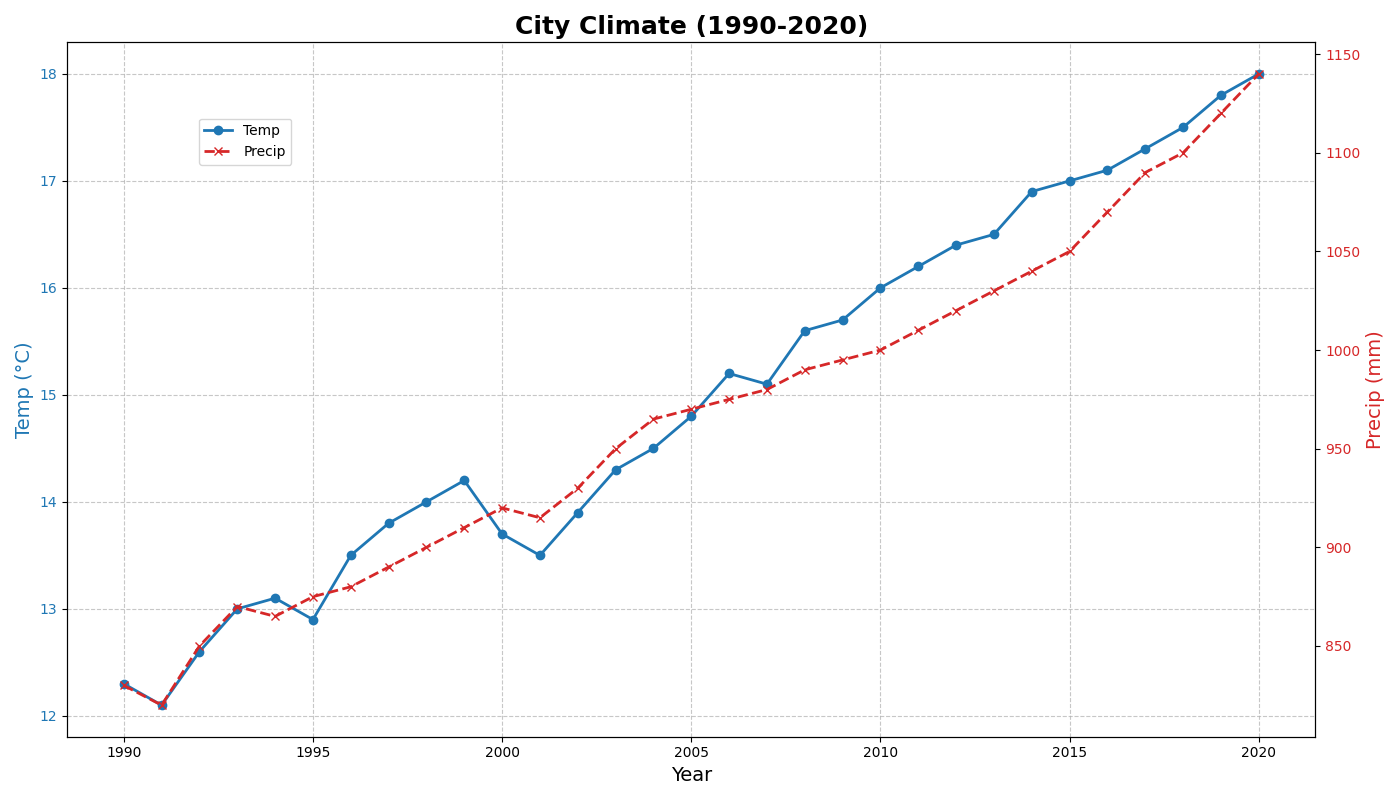

Source code (Python):
import numpy as np
import matplotlib.pyplot as plt

years = np.arange(1990, 2021)
avg_temp = np.array([12.3, 12.1, 12.6, 13.0, 13.1, 12.9, 13.5, 13.8, 14.0, 
                     14.2, 13.7, 13.5, 13.9, 14.3, 14.5, 14.8, 15.2, 15.1, 
                     15.6, 15.7, 16.0, 16.2, 16.4, 16.5, 16.9, 17.0, 17.1, 
                     17.3, 17.5, 17.8, 18.0])
avg_precip = np.array([830, 820, 850, 870, 865, 875, 880, 890, 900, 910, 
                       920, 915, 930, 950, 965, 970, 975, 980, 990, 995, 
                       1000, 1010, 1020, 1030, 1040, 1050, 1070, 1090, 
                       1100, 1120, 1140])

fig, ax1 = plt.subplots(figsize=(14, 8))

color = 'tab:blue'
ax1.set_title('City Climate (1990-2020)', fontsize=18, fontweight='bold')
ax1.set_xlabel('Year', fontsize=14)
ax1.set_ylabel('Temp (°C)', fontsize=14, color=color)
ax1.plot(years, avg_temp, color=color, linestyle='-', linewidth=2, marker='o', label='Temp')
ax1.tick_params(axis='y', labelcolor=color)

ax2 = ax1.twinx()
color = 'tab:red'
ax2.set_ylabel('Precip (mm)', fontsize=14, color=color)
ax2.plot(years, avg_precip, color=color, linestyle='--', linewidth=2, marker='x', label='Precip')
ax2.tick_params(axis='y', labelcolor=color)

ax1.grid(True, linestyle='--', alpha=0.7)

fig.legend(loc='upper left', bbox_to_anchor=(0.1, 0.9), bbox_transform=ax1.transAxes)

plt.tight_layout()

plt.show()
